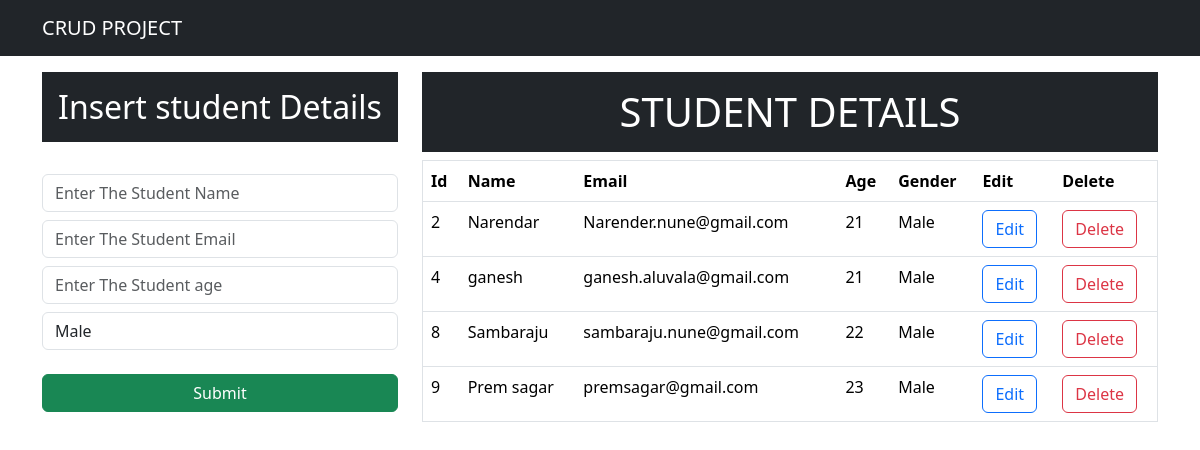
The page / on the database its author committed.
### app/models.py (models this page shows, shortened)
class Student(models.Model):
    name=models.CharField(max_length=25,blank=False)
    email=models.EmailField()
    age=models.IntegerField()
    gender=models.CharField(max_length=25,blank=False)

### app/views.py (the view)
# urls.py: path('', views.index,name="index"),
def index(request):
    data=Student.objects.all()
    context={"data":data}
    return render(request,"index.html",context)

### templates/index.html (shortened to what this page needs)
<!DOCTYPE html>
<html lang="en">
<head>
    <link href="https://cdn.jsdelivr.net/npm/bootstrap@5.3.2/dist/css/bootstrap.min.css" rel="stylesheet">
</head>
<body>
    <nav class="navbar navbar-expand-lg navbar-dark bg-dark">
        <div class="container">
        <a class="navbar-brand" href="#">CRUD PROJECT</a>
    </div>
    </nav>
    <div class="container mt-3">
        <div class="row">
            <div class="col-md-4">
                <h2 class="text-white bg-dark text-center p-3">Insert student Details</h2>
                <br>
                <form action="/insert" method="post"> {% csrf_token %}
                 <div class=form-group>
                    <input type="text" class="form-control" placeholder="Enter The Student Name" name="name" required>
                 </div>
                 <div class="form-group">
                    <input type="email" class="form-control mt-2" placeholder="Enter The Student Email" name="email" required>
                 </div>
                 <div class="form-group">
                    <input type="number" class="form-control mt-2" placeholder="Enter The Student age" name="age" required>
                 </div>
                 <div class="form-group">
                    <select name="gender" class="form-control mt-2" id="gender">
                        <option value="Male"> Male</option>
                    </select>
                 </div>
                 <br>
                 <div class="d-grid gap-2">
                    <button class="btn btn-success" type="submit">Submit</button>
                 </div>
                </form>
            </div>
            <div class= "col-md-8">
              <h1 class='text-white bg-dark text-center p-3'>STUDENT DETAILS</h1>
              <table class="table border">
                <thead>
                    <tr>
                        <th>Id</th>
                        <th>Name</th>
                        <th>Email</th>
                        <th>Age</th>
                        <th>Gender</th>
                        <th>Edit</th>
                        <th>Delete</th>
                    </tr>
                </thead>
                <tbody>
                {% for d in data %}
                <tr>
                   <td>{{d.id}}</td>
                   <td>{{d.name}}</td>
                   <td>{{d.email}}</td>
                   <td>{{d.age}}</td>
                   <td>{{d.gender}}</td>
                   <td><a href="/update/{{d.id}}" button class="btn btn-outline-primary">Edit </a></button></td>
                   <td><a href="/delete/{{d.id}}" button class="btn btn-outline-danger">Delete </a></button></td>
                </tr>
                   {% endfor %}
                </tbody>
              </table>
            </div>
        </div>
    </div>
</body>
</html>

### rows shown on the page
Student: id "2", name "Narendar", email "Narender.nune@gmail.com", age "21", gender "Male"
Student: id "4", name "ganesh", email "ganesh.aluvala@gmail.com", age "21", gender "Male"
Student: id "8", name "Sambaraju", email "sambaraju.nune@gmail.com", age "22", gender "Male"
Student: id "9", name "Prem sagar", email "premsagar@gmail.com", age "23", gender "Male"
